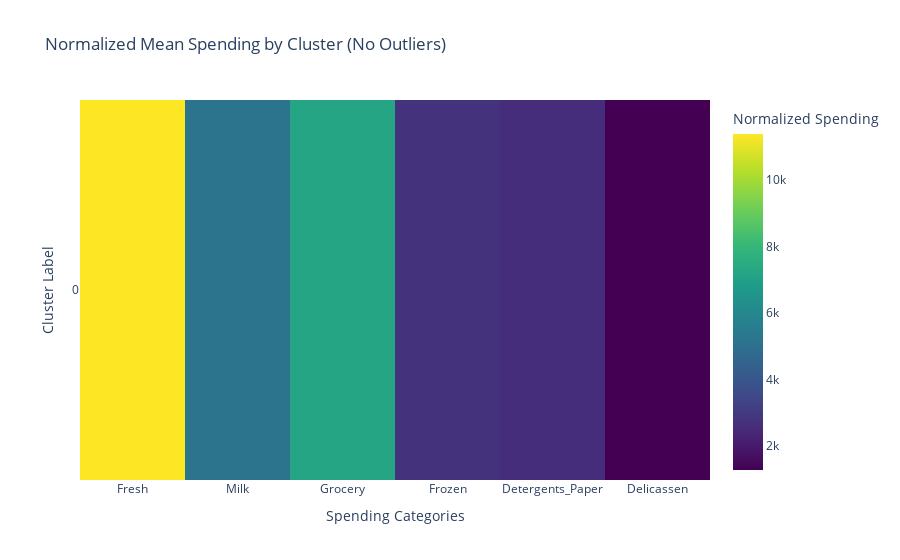

The code cell stored with this chart in its notebook:
### Code cell
# Exclude outliers where label is -1
df_no_outliers = df[df['Labels'] != -1]

# Calculate the mean spending amounts by cluster, excluding outliers
grouped_no_outliers = df_no_outliers.groupby('Labels')[['Fresh', 'Milk', 'Grocery',"Frozen", "Detergents_Paper", "Delicassen"]].mean()


# Create a Plotly heatmap for non-outlier data
fig = go.Figure(data=go.Heatmap(
    z=grouped_no_outliers.values,
    x=grouped_no_outliers.columns,
    y=grouped_no_outliers.index,
    colorscale='Viridis',
    colorbar=dict(title='Normalized Spending')))

fig.update_layout(
    title='Normalized Mean Spending by Cluster (No Outliers)',
    xaxis_title='Spending Categories',
    yaxis_title='Cluster Label',
    yaxis=dict(type='category')
)

fig.show()

### Figure 1 — Plotly figure (JSON) as saved in the notebook; plotly's stock layout.template omitted (floating-point values rounded to 4 significant figures)
{"data": [{"colorbar": {"title": {"text": "Normalized Spending"}}, "colorscale": [[0, "#440154"], [0.1111, "#482878"], [0.2222, "#3e4989"], [0.3333, "#31688e"], [0.4444, "#26828e"], [0.5556, "#1f9e89"], [0.6667, "#35b779"], [0.7778, "#6ece58"], [0.8889, "#b5de2b"], [1, "#fde725"]], "type": "heatmap", "x": ["Fresh", "Milk", "Grocery", "Frozen", "Detergents_Paper", "Delicassen"], "y": [0], "z": [[11380.0, 5133.0, 7210.0, 2739.0, 2573.0, 1279.0]]}], "layout": {"autosize": true, "title": {"text": "Normalized Mean Spending by Cluster (No Outliers)"}, "xaxis": {"autorange": true, "range": [-0.5, 5.5], "title": {"text": "Spending Categories"}, "type": "category"}, "yaxis": {"autorange": true, "range": [-0.5, 0.5], "title": {"text": "Cluster Label"}, "type": "category"}}}
